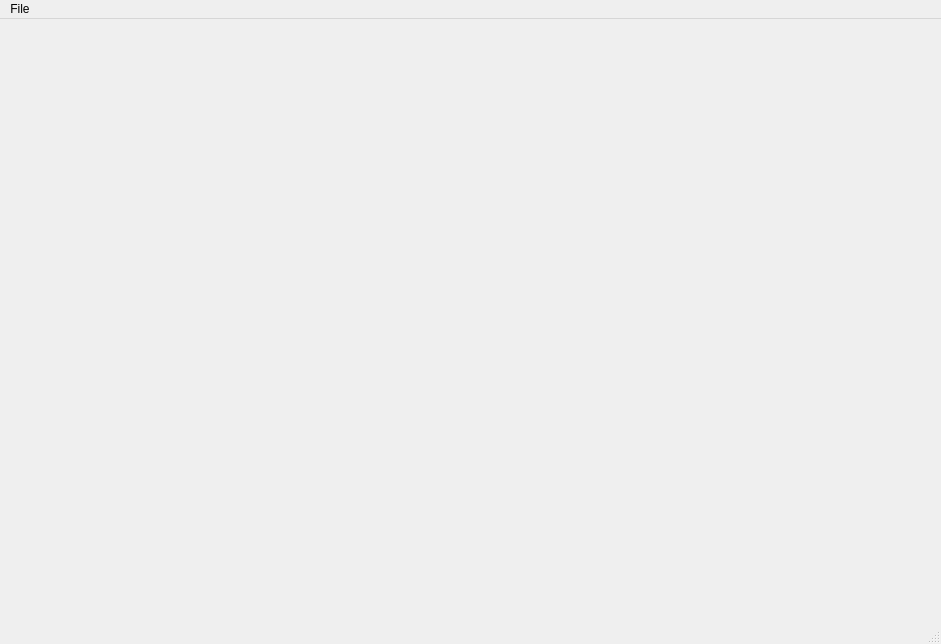
<?xml version="1.0" encoding="UTF-8"?>
<ui version="4.0">
 <class>MainWindow</class>
 <widget class="QMainWindow" name="MainWindow">
  <property name="geometry">
   <rect>
    <x>0</x>
    <y>0</y>
    <width>941</width>
    <height>644</height>
   </rect>
  </property>
  <property name="windowTitle">
   <string>MainWindow</string>
  </property>
  <widget class="QWidget" name="centralwidget">
   <layout class="QGridLayout" name="gridLayout">
    <item row="2" column="0">
     <layout class="QGridLayout" name="mainlayout"/>
    </item>
   </layout>
  </widget>
  <widget class="QMenuBar" name="menubar">
   <property name="geometry">
    <rect>
     <x>0</x>
     <y>0</y>
     <width>941</width>
     <height>26</height>
    </rect>
   </property>
   <widget class="QMenu" name="menuFile">
    <property name="title">
     <string>File</string>
    </property>
    <addaction name="actionLoad_Mod_Dir"/>
    <addaction name="actionRefresh_Mod_List"/>
   </widget>
   <addaction name="menuFile"/>
  </widget>
  <widget class="QStatusBar" name="statusbar"/>
  <action name="actionLoad_Mod_Dir">
   <property name="text">
    <string>Load Mod Dir...</string>
   </property>
  </action>
  <action name="actionRefresh_Mod_List">
   <property name="text">
    <string>Refresh Mod List...</string>
   </property>
  </action>
 </widget>
 <resources/>
 <connections/>
</ui>
